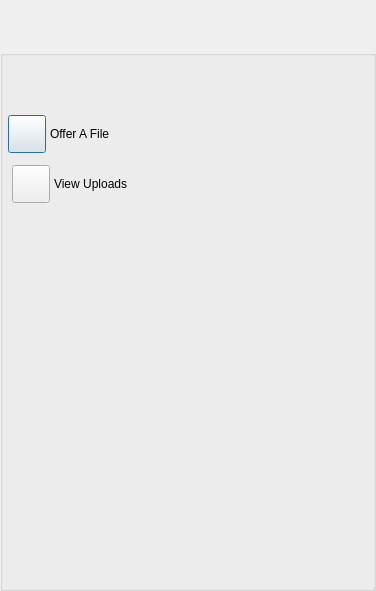
<?xml version="1.0" encoding="UTF-8"?>
<ui version="4.0">
 <class>ToFriendOfferFileDialog</class>
 <widget class="QDialog" name="ToFriendOfferFileDialog">
  <property name="geometry">
   <rect>
    <x>0</x>
    <y>0</y>
    <width>376</width>
    <height>591</height>
   </rect>
  </property>
  <property name="sizePolicy">
   <sizepolicy hsizetype="Preferred" vsizetype="Expanding">
    <horstretch>0</horstretch>
    <verstretch>0</verstretch>
   </sizepolicy>
  </property>
  <property name="windowTitle">
   <string>Offer Session</string>
  </property>
  <property name="styleSheet">
   <string notr="true">
QPushButton#CancelButton
{
color: white;
font: bold 14px;
border-width: 10;
border-image: url(:/MyP2PWeb/Resources/button_green_normal.png) 10;
padding: -10;
}
QPushButton#CancelButton:pressed
{
border-width: 10;
border-image: url(:/MyP2PWeb/Resources/button_green_pressed.png) 10;
padding: -10;
}
QPushButton#SendFileButton
{
color: white;
font: bold 14px;
border-width: 10;
border-image: url(:/MyP2PWeb/Resources/button_green_normal.png) 10;
padding: -10;
}
QPushButton#SendFileButton:pressed
{
border-width: 10;
border-image: url(:/MyP2PWeb/Resources/button_green_pressed.png) 10;
padding: -10;
}
QLabel#PermissionLabel
{
font: bold 14px;
}
</string>
  </property>
  <layout class="QVBoxLayout" name="verticalLayout">
   <property name="spacing">
    <number>0</number>
   </property>
   <property name="leftMargin">
    <number>0</number>
   </property>
   <property name="topMargin">
    <number>0</number>
   </property>
   <property name="rightMargin">
    <number>0</number>
   </property>
   <property name="bottomMargin">
    <number>0</number>
   </property>
   <item>
    <widget class="TitleBarWidget" name="m_TitleBarWidget" native="true">
     <property name="sizePolicy">
      <sizepolicy hsizetype="Preferred" vsizetype="Fixed">
       <horstretch>0</horstretch>
       <verstretch>0</verstretch>
      </sizepolicy>
     </property>
     <property name="minimumSize">
      <size>
       <width>0</width>
       <height>50</height>
      </size>
     </property>
     <property name="maximumSize">
      <size>
       <width>16777215</width>
       <height>50</height>
      </size>
     </property>
    </widget>
   </item>
   <item>
    <widget class="QGroupBox" name="StyledDlgItemsBox">
     <property name="sizePolicy">
      <sizepolicy hsizetype="Preferred" vsizetype="Preferred">
       <horstretch>0</horstretch>
       <verstretch>0</verstretch>
      </sizepolicy>
     </property>
     <property name="minimumSize">
      <size>
       <width>0</width>
       <height>0</height>
      </size>
     </property>
     <property name="title">
      <string/>
     </property>
     <layout class="QVBoxLayout" name="verticalLayout_2">
      <property name="spacing">
       <number>4</number>
      </property>
      <property name="leftMargin">
       <number>5</number>
      </property>
      <property name="topMargin">
       <number>5</number>
      </property>
      <property name="rightMargin">
       <number>5</number>
      </property>
      <property name="bottomMargin">
       <number>5</number>
      </property>
      <item>
       <widget class="IdentWidget" name="m_FriendIdentWidget" native="true">
        <property name="sizePolicy">
         <sizepolicy hsizetype="Preferred" vsizetype="Fixed">
          <horstretch>0</horstretch>
          <verstretch>0</verstretch>
         </sizepolicy>
        </property>
        <property name="minimumSize">
         <size>
          <width>0</width>
          <height>50</height>
         </size>
        </property>
        <property name="maximumSize">
         <size>
          <width>16777215</width>
          <height>50</height>
         </size>
        </property>
       </widget>
      </item>
      <item>
       <layout class="QHBoxLayout" name="horizontalLayout">
        <item>
         <widget class="VxPushButton" name="m_PermissionButton">
          <property name="minimumSize">
           <size>
            <width>38</width>
            <height>38</height>
           </size>
          </property>
          <property name="maximumSize">
           <size>
            <width>38</width>
            <height>38</height>
           </size>
          </property>
          <property name="text">
           <string/>
          </property>
          <property name="iconSize">
           <size>
            <width>48</width>
            <height>48</height>
           </size>
          </property>
         </widget>
        </item>
        <item>
         <widget class="QLabel" name="m_PermissionLabel">
          <property name="text">
           <string>Offer A File</string>
          </property>
         </widget>
        </item>
       </layout>
      </item>
      <item>
       <widget class="FileXferWidget" name="widget" native="true"/>
      </item>
      <item>
       <widget class="QFrame" name="m_BrowseForFileFrame">
        <property name="sizePolicy">
         <sizepolicy hsizetype="Preferred" vsizetype="Fixed">
          <horstretch>0</horstretch>
          <verstretch>0</verstretch>
         </sizepolicy>
        </property>
        <property name="minimumSize">
         <size>
          <width>0</width>
          <height>46</height>
         </size>
        </property>
        <property name="maximumSize">
         <size>
          <width>16777215</width>
          <height>46</height>
         </size>
        </property>
        <property name="styleSheet">
         <string notr="true"/>
        </property>
        <layout class="QHBoxLayout" name="horizontalLayout_4">
         <property name="spacing">
          <number>4</number>
         </property>
         <property name="leftMargin">
          <number>4</number>
         </property>
         <property name="topMargin">
          <number>2</number>
         </property>
         <property name="rightMargin">
          <number>4</number>
         </property>
         <property name="bottomMargin">
          <number>2</number>
         </property>
         <item>
          <widget class="VxPushButton" name="m_ViewUploadsButton">
           <property name="minimumSize">
            <size>
             <width>38</width>
             <height>38</height>
            </size>
           </property>
           <property name="maximumSize">
            <size>
             <width>38</width>
             <height>38</height>
            </size>
           </property>
           <property name="text">
            <string/>
           </property>
           <property name="iconSize">
            <size>
             <width>38</width>
             <height>38</height>
            </size>
           </property>
          </widget>
         </item>
         <item>
          <widget class="QLabel" name="m_ViewUploadsLabel">
           <property name="text">
            <string>View Uploads</string>
           </property>
          </widget>
         </item>
        </layout>
       </widget>
      </item>
      <item>
       <spacer name="verticalSpacer">
        <property name="orientation">
         <enum>Qt::Vertical</enum>
        </property>
        <property name="sizeHint" stdset="0">
         <size>
          <width>20</width>
          <height>40</height>
         </size>
        </property>
       </spacer>
      </item>
     </layout>
    </widget>
   </item>
   <item>
    <widget class="BottomBarWidget" name="m_BottomBarWidget" native="true">
     <property name="sizePolicy">
      <sizepolicy hsizetype="Expanding" vsizetype="Minimum">
       <horstretch>0</horstretch>
       <verstretch>0</verstretch>
      </sizepolicy>
     </property>
     <property name="minimumSize">
      <size>
       <width>30</width>
       <height>0</height>
      </size>
     </property>
     <property name="autoFillBackground">
      <bool>true</bool>
     </property>
    </widget>
   </item>
  </layout>
 </widget>
 <customwidgets>
  <customwidget>
   <class>TitleBarWidget</class>
   <extends>QWidget</extends>
   <header>TitleBarWidget.h</header>
   <container>1</container>
  </customwidget>
  <customwidget>
   <class>BottomBarWidget</class>
   <extends>QWidget</extends>
   <header location="global">BottomBarWidget.h</header>
   <container>1</container>
  </customwidget>
  <customwidget>
   <class>VxPushButton</class>
   <extends>QPushButton</extends>
   <header>VxPushButton.h</header>
  </customwidget>
  <customwidget>
   <class>IdentWidget</class>
   <extends>QWidget</extends>
   <header location="global">IdentWidget.h</header>
   <container>1</container>
  </customwidget>
  <customwidget>
   <class>FileXferWidget</class>
   <extends>QWidget</extends>
   <header>FileXferWidget.h</header>
   <container>1</container>
  </customwidget>
 </customwidgets>
 <resources/>
 <connections/>
</ui>
